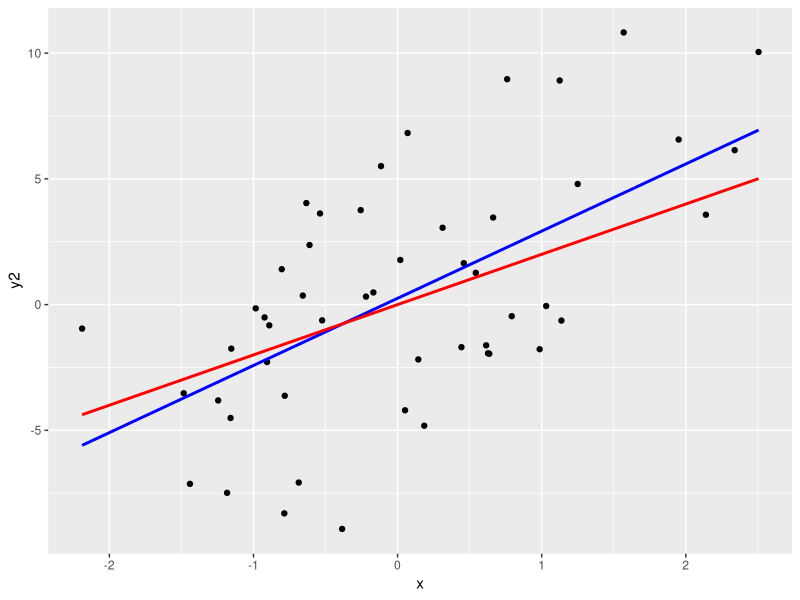

Here is the R script that generated this plot:
## ---- chunk 1
knitr::opts_chunk$set(echo = FALSE)

library(DiagrammeR)
library(ggplot2)
## ---- chunk 2
#| echo: false
library(ggplot2)
set.seed(1981981)
x <- rnorm(50)
y <- 2*x 
y2 <- y + rnorm(50, sd=4)
ggplot(data=NULL) + geom_point(aes(x=x,y=y2)) +  stat_smooth( aes(x=x,y=y2), method="lm", se=F, colour="blue") + stat_smooth(aes(x=x,y=y), method="lm", colour="red", se=F) + scale_colour_manual(values = c("red", "blue")) 
